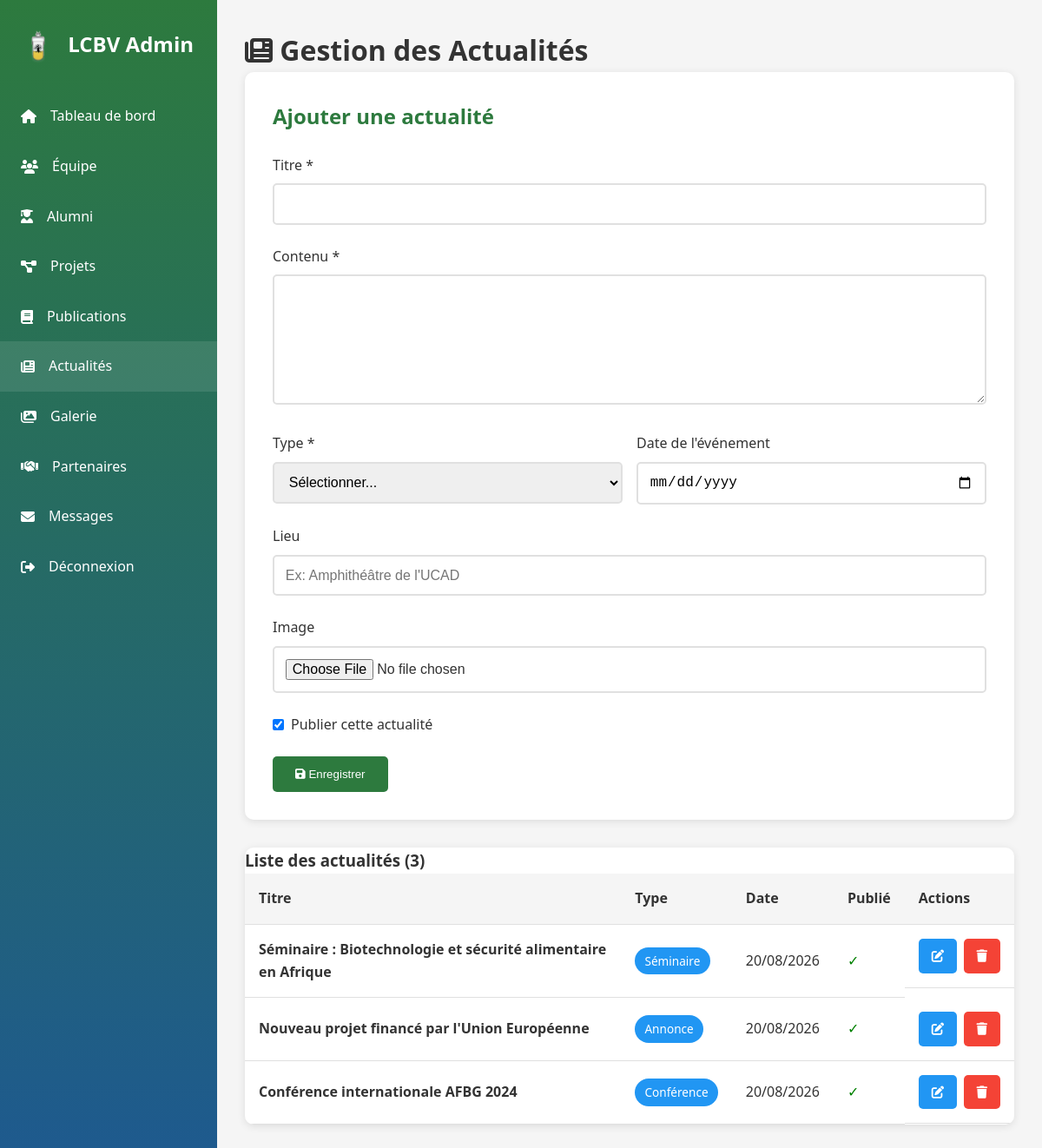
The app's page /admin/admin_actualites.php (signed in) with its own data.
### tables this page shows
CREATE TABLE actualites (
    id INT AUTO_INCREMENT PRIMARY KEY,
    titre VARCHAR(255) NOT NULL,
    contenu TEXT NOT NULL,
    type ENUM('Séminaire', 'Conférence', 'Événement', 'Annonce', 'Autre') DEFAULT 'Annonce',
    date_evenement DATE NULL,
    lieu VARCHAR(255) NULL,
    image VARCHAR(255) NULL,
    publie TINYINT(1) NOT NULL DEFAULT 1,
    date_publication DATETIME DEFAULT CURRENT_TIMESTAMP,
    date_modification TIMESTAMP DEFAULT CURRENT_TIMESTAMP ON UPDATE CURRENT_TIMESTAMP
);

### db_config.php (called while the page is built, shortened)
<?php
function h($string) {
    return htmlspecialchars($string, ENT_QUOTES, 'UTF-8');
}
function formatDate($date, $format = 'd/m/Y') {
    return date($format, strtotime($date));
}
?>

### admin/admin_actualites.php (the view, shortened to what this page needs)
<?php
require_once '../db_config.php';
$actualites = $pdo->query("SELECT * FROM actualites ORDER BY date_publication DESC")->fetchAll();
$edit_actu = null;
?>
<!DOCTYPE html>
<html lang="fr">
<head>
    <link rel="stylesheet" href="<?php echo SITE_URL; ?>/css/style.css">
    <link rel="stylesheet" href="https://cdnjs.cloudflare.com/ajax/libs/font-awesome/6.4.0/css/all.min.css">
</head>
<body>
    <div class="admin-dashboard">
        <aside class="admin-sidebar">
            <h2><img src="<?php echo SITE_URL; ?>/uploads/images/logo2.png?v=<?php echo time(); ?>" alt="Logo" class="admin-logo"> LCBV Admin</h2>
            <nav class="admin-nav">
                <ul>
                    <li><a href="dashboard.php"><i class="fas fa-home"></i> Tableau de bord</a></li>
                    <li><a href="admin_equipe.php"><i class="fas fa-users"></i> Équipe</a></li>
                    <li><a href="admin_alumni.php"><i class="fas fa-user-graduate"></i> Alumni</a></li>
                    <li><a href="admin_projets.php"><i class="fas fa-project-diagram"></i> Projets</a></li>
                    <li><a href="admin_publications.php"><i class="fas fa-book"></i> Publications</a></li>
                    <li><a href="admin_actualites.php" class="active"><i class="fas fa-newspaper"></i> Actualités</a></li>
                    <li><a href="admin_galerie.php"><i class="fas fa-images"></i> Galerie</a></li>
                    <li><a href="admin_partenaires.php"><i class="fas fa-handshake"></i> Partenaires</a></li>
                    <li><a href="admin_messages.php"><i class="fas fa-envelope"></i> Messages</a></li>
                    <li><a href="logout.php"><i class="fas fa-sign-out-alt"></i> Déconnexion</a></li>
                </ul>
            </nav>
        </aside>
        <main class="admin-main">
            <h1><i class="fas fa-newspaper"></i> Gestion des Actualités</h1>
            <div class="admin-form-section">
                <h2><?php echo $edit_actu ? 'Modifier' : 'Ajouter'; ?> une actualité</h2>
                <form method="POST" enctype="multipart/form-data">
                    <div class="form-group">
                        <label class="form-label">Titre *</label>
                        <input type="text" name="titre" class="form-control"
                               value="<?php echo h($edit_actu['titre'] ?? ''); ?>" required>
                    </div>
                    <div class="form-group">
                        <label class="form-label">Contenu *</label>
                        <textarea name="contenu" class="form-control" rows="6" required><?php echo h($edit_actu['contenu'] ?? ''); ?></textarea>
                    </div>
                    <div class="form-row">
                        <div class="form-group">
                            <label class="form-label">Type *</label>
                            <select name="type" class="form-control" required>
                                <option value="">Sélectionner...</option>
                            </select>
                        </div>
                        <div class="form-group">
                            <label class="form-label">Date de l'événement</label>
                            <input type="date" name="date_evenement" class="form-control"
                                   value="<?php echo h($edit_actu['date_evenement'] ?? ''); ?>">
                        </div>
                    </div>
                    <div class="form-group">
                        <label class="form-label">Lieu</label>
                        <input type="text" name="lieu" class="form-control"
                               value="<?php echo h($edit_actu['lieu'] ?? ''); ?>" placeholder="Ex: Amphithéâtre de l'UCAD">
                    </div>
                    <div class="form-group">
                        <label class="form-label">Image</label>
                        <input type="file" name="image" class="form-control" accept="image/*">
                    </div>
                    <div class="form-group">
                        <label class="checkbox-label">
                            <input type="checkbox" name="publie" value="1" <?php echo ($edit_actu['publie'] ?? 1) ? 'checked' : ''; ?>>
                            Publier cette actualité
                        </label>
                    </div>
                    <div class="form-actions">
                        <button type="submit" class="btn btn-primary">
                            <i class="fas fa-save"></i> Enregistrer
                        </button>
                    </div>
                </form>
            </div>
            <div class="admin-table">
                <h3>Liste des actualités (<?php echo count($actualites); ?>)</h3>
                <table>
                    <thead>
                        <tr>
                            <th>Titre</th>
                            <th>Type</th>
                            <th>Date</th>
                            <th>Publié</th>
                            <th>Actions</th>
                        </tr>
                    </thead>
                    <tbody>
                        <?php foreach ($actualites as $a): ?>
                        <tr>
                            <td><strong><?php echo h($a['titre']); ?></strong></td>
                            <td><span class="badge badge-info"><?php echo h($a['type']); ?></span></td>
                            <td><?php echo formatDate($a['date_publication']); ?></td>
                            <td><?php echo $a['publie'] ? '<span style="color:green;">✓</span>' : '<span style="color:red;">✗</span>'; ?></td>
                            <td class="action-buttons">
                                <a href="?edit=<?php echo $a['id']; ?>" class="btn btn-sm btn-edit">
                                    <i class="fas fa-edit"></i>
                                </a>
                                <a href="?delete=<?php echo $a['id']; ?>" class="btn btn-sm btn-delete" data-confirm-delete>
                                    <i class="fas fa-trash"></i>
                                </a>
                            </td>
                        </tr>
                        <?php endforeach; ?>
                    </tbody>
                </table>
            </div>
        </main>
    </div>
</body>
</html>

### css/style.css (style rules this page uses)
* { margin: 0; padding: 0; box-sizing: border-box; }
:root { --primary-color: #2d7a3e; --secondary-color: #1e5a8e; --accent-color: #4caf50; --light-green: #e8f5e9; --light-blue: #e3f2fd; --dark-text: #333333; --gray-text: #666666; --light-gray: #f5f5f5; --white: #ffffff; --border-color: #e0e0e0; --shadow: 0 2px 10px rgba(0,0,0,0.1); --shadow-hover: 0 4px 20px rgba(0,0,0,0.15); --transition: all 0.3s ease; }
body { font-family: 'Segoe UI', Tahoma, Geneva, Verdana, sans-serif; font-size: 16px; line-height: 1.6; color: var(--dark-text); background-color: var(--white); }
a { color: var(--primary-color); text-decoration: none; transition: var(--transition); }
.btn { display: inline-block; padding: 0.7rem 1.5rem; border-radius: 5px; font-weight: 500; text-align: center; cursor: pointer; border: 2px solid transparent; transition: var(--transition); text-decoration: none; }
.btn-primary { background: var(--primary-color); color: var(--white); }
.btn-sm { padding: 0.4rem 0.8rem; font-size: 0.9rem; }
.badge { display: inline-block; padding: 0.3rem 0.7rem; border-radius: 20px; font-size: 0.85rem; font-weight: 500; }
.badge-info { background: #2196f3; color: var(--white); }
.form-group { margin-bottom: 1.5rem; }
.form-label { display: block; margin-bottom: 0.5rem; font-weight: 500; color: var(--dark-text); }
.form-control { width: 100%; padding: 0.8rem; border: 2px solid var(--border-color); border-radius: 5px; font-size: 1rem; transition: var(--transition); }
textarea.form-control { min-height: 150px; resize: vertical; }
.admin-logo { width: 40px; height: 40px; object-fit: contain; vertical-align: middle; margin-right: 0.5rem; flex-shrink: 0; display: inline-block; }
.admin-dashboard { display: grid; grid-template-columns: 250px 1fr; min-height: 100vh; }
.admin-sidebar { background: linear-gradient(180deg, var(--primary-color), var(--secondary-color)); color: var(--white); padding: 2rem 0; }
.admin-sidebar h2 { padding: 0 1.5rem; margin-bottom: 2rem; }
.admin-nav { list-style: none; }
.admin-nav a { display: flex; align-items: center; gap: 1rem; padding: 1rem 1.5rem; color: var(--white); transition: var(--transition); }
.admin-nav a:hover, .admin-nav a.active { background: rgba(255, 255, 255, 0.1); }
.admin-main { padding: 2rem; background: var(--light-gray); }
.admin-table { width: 100%; background: var(--white); border-radius: 10px; overflow: hidden; box-shadow: var(--shadow); }
.admin-table table { width: 100%; border-collapse: collapse; }
.admin-table th, .admin-table td { padding: 1rem; text-align: left; border-bottom: 1px solid var(--border-color); }
.admin-table th { background: var(--light-gray); font-weight: 600; }
.action-buttons { display: flex; gap: 0.5rem; }
.btn-edit { background: #2196f3; color: var(--white); }
.btn-delete { background: #f44336; color: var(--white); }

### admin/admin_actualites.php (style rules this page uses)
.admin-form-section { background: #fff; padding: 2rem; border-radius: 10px; box-shadow: 0 2px 10px rgba(0,0,0,0.1); margin-bottom: 2rem; }
.admin-form-section h2 { margin-bottom: 1.5rem; color: var(--primary-color); }
.form-row { display: grid; grid-template-columns: 1fr 1fr; gap: 1rem; }
.form-actions { display: flex; gap: 1rem; margin-top: 1.5rem; }
.checkbox-label { display: flex; align-items: center; gap: 0.5rem; font-weight: 500; }
.checkbox-label input { width: auto; margin: 0; }

### records on screen
actualites: titre "Séminaire : Biotechnologie et sécurité alimentaire en Afrique", type "Séminaire", date_publication "20/08/2026"
actualites: titre "Nouveau projet financé par l'Union Européenne", type "Annonce", date_publication "20/08/2026"
actualites: titre "Conférence internationale AFBG 2024", type "Conférence", date_publication "20/08/2026"

### other values on screen
count($actualites) "3"
